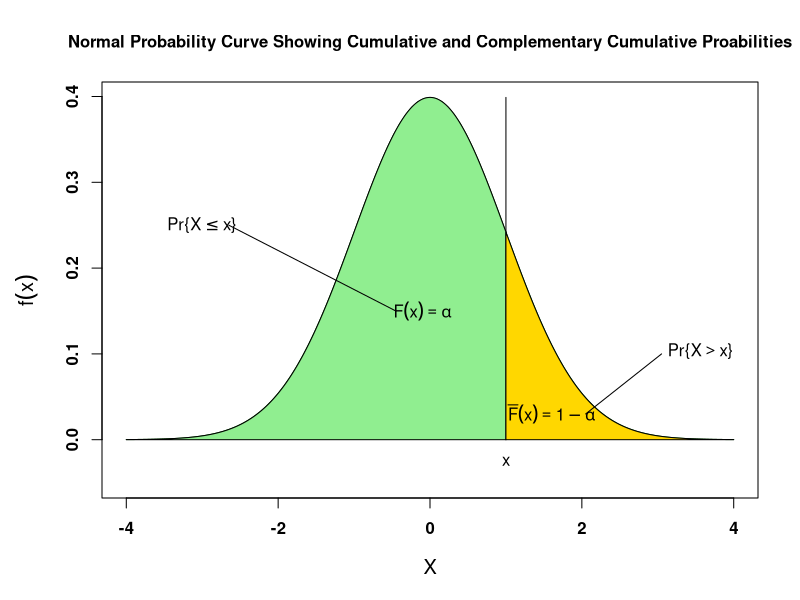
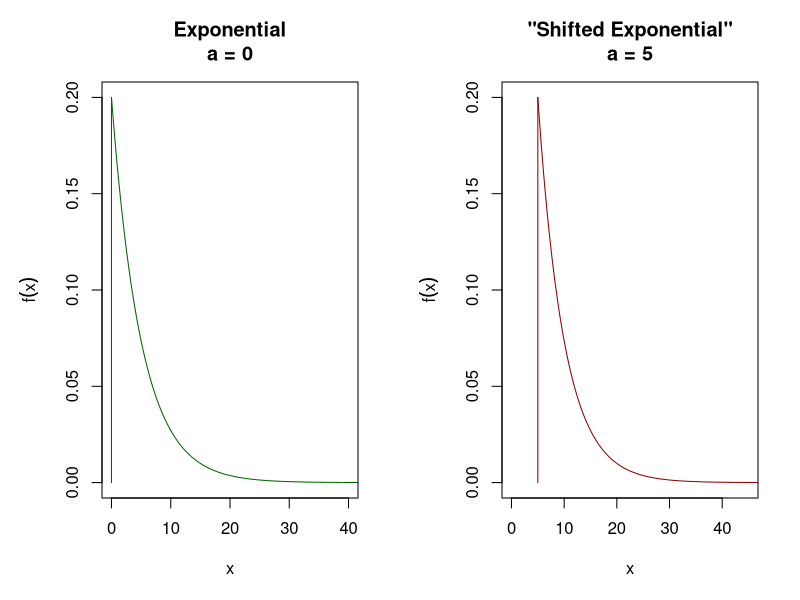

These charts were generated, in order, by the following R code:
## ---- chunk 1
knitr::opts_chunk$set(echo = TRUE)
## ---- chunk 2

temp<-sample(2:10, 7, replace=TRUE)
empp<-round(temp / sum(temp), 4)
empp[length(empp)]<-empp[length(empp)] + (1 - sum(empp))

empx<-sort(sample(5:100, length(empp), replace=FALSE))

i<-1:length(empx)

empdf<-data.frame(i, empx, empp)
colnames(empdf)<-c("i", "x", "$Pr\\{X = x\\}$")

suppressMessages(require(kableExtra))

empdf %>%
  kable("html", escape=F) %>%
  kable_styling(full_width = FALSE)


## ---- chunk 3

margins<-par("mar")
marsave<-margins

margins[2]<-5.1
par(mar=margins,oma=c(0,0,0,0))

x<-1.0

cord.x <- c(-4,seq(-4,x,0.01), x) 
cord.y <- c(0,dnorm(seq(-4,x,0.01)),0)
uppr.x <- c(x, seq(x, 4, 0.01), 4)
uppr.y <- c(0, dnorm(seq(x, 4, 0.01)), 0)
curve(dnorm(x,0,1),
      xlim=c(-4,4),
      ylim=c(-0.05, max(cord.y)),
      main='Normal Probability Curve Showing Cumulative and Complementary Cumulative Proabilities',
      cex.main=1.0,
      cex.lab=1.2,
      font=2,
      ylab=expression(f(x)),
      xlab=expression(X),
      col='darkgreen')


lines(c(x, x), c(0, max(cord.y)))
polygon(cord.x,cord.y,col='lightgreen')
polygon(uppr.x, uppr.y, col='gold')
text(-0.1, 0.15, expression(F(x)==alpha))
text(1.6, 0.03, expression(bar(F)(x)==1-alpha))
text(x, -0.025, "x")
text(-3, 0.25, expression(Pr*"{"*X<=x*"}"))
lines(c(-2.65, -0.45), c(0.25, 0.15))
lines(c(2.05, 3.05), c(0.03, 0.1))
text(3.0, 0.1, expression(Pr*"{"*X>x*"}"),pos=4)

par(mar=marsave)

alpha<-round(pnorm(x),4)
alphacomp<-1-alpha


## ---- chunk 4
mu<-327
sigma<-42.51
x<-307.73

## ---- chunk 5
# set up parameters
mu<-327
sigma<-42.51
x<-307.73

# calculate alpha = Pr{X <= x}
alpha<-pnorm(x, mu, sigma)

# Pr{X > x}
1 - alpha
## ---- chunk 6
lambda<-33.5
one_minus_alpha<-0.75
alpha<-1 - one_minus_alpha
## ---- chunk 7
# assign parameter values
lambda<-33.5
one_minus_alpha<-0.75

# calculate alpha so we can use R's qexp function to find the inverse cumulative probability
alpha<-1 - one_minus_alpha

# now we can find the time (in hours) the manger wants
timehrs<-qexp(alpha, lambda)

# convert the time to minutes as requested by the manager
timemin<-timehrs * 60

timemin

## ---- chunk 8
suppressMessages(require(kableExtra))

fname<-c("d*dist*", "p*dist*", "q*dist*", "r*dist*")
desc<-c("Probability Mass (discrete)<br>Probability Density (continuous)", 
        "Cumulative Probability", 
        "Inverse Cumulative Probability",
        "Random Number from Distribution")
calc<-c("$\\begin{cases}
    m(x) = Pr\\{X = x\\}& \\text{if } discrete \\> distribution\\\\
    f(x)              & \\text{        } \\>\\>\\>continuous \\> distribution
\\end{cases}$",
        "$F(x) = Pr\\{x \\leq x\\}$",
        "$x:Pr\\{x \\leq x\\} = \\alpha$",
        "$x:Pr\\{x \\leq x\\} = U, U \\in \\text{Unif}[0,1]$")

df<-data.frame(fname, desc, calc)
colnames(df)<-c("Function", "Description", "Probabilty Expression")

df %>%
  kable("html", escape=F) %>%
  kable_styling()
## ---- chunk 9
require(kableExtra)

dist<-c("beta", "binom", "exp", "norm", "pois", "unif")
desc<-c("Beta",
        "Binomial",
        "Exponential",
        "Normal (Gaussian)",
        "Poisson",
        "Continuous Uniform")

df<-data.frame(dist, desc)
colnames(df)<-c("Abbreviation", "Distribution")

df %>%
  kable() %>%
  kable_styling(full_width = FALSE)
## ---- chunk 10
par(mfrow=c(1,2))

lambda<-1/5
a<-5

x<-seq(0,100,0.001)

par(mar=c(5.1, 5.1, 4.1, 2.1))
plot(x, dexp(x,lambda),type='l', 
     col='darkgreen', 
     xlim=c(0,40),
     xlab='x', 
     ylab=expression(f(x)),
     main=paste("Exponential\na = 0"))
lines(c(0,0),c(0,max(dexp(x,lambda))), col='darkgreen')
plot(x+a, dexp(x,lambda),
     type='l',
     col='darkred',
     xlim=c(0,45),
     xlab='x',
     ylab=expression(f(x)),
     main=paste('"Shifted Exponential"\na = 5'))
lines(c(5,5),c(0,max(dexp(x,lambda))), col='darkred')

## ---- chunk 11
a<-5
x<-8
lambda<-0.2

pexp(x-a, lambda)
## ---- chunk 12
a<-5
lambda<-0.2
alpha<-0.8

a + qexp(alpha, lambda)
## ---- chunk 13
empdf %>%
  kable("html", escape=F) %>%
  kable_styling(full_width = FALSE)


## ---- chunk 14
#source("C:/Users/Gary/Dropbox/R/prob.r")
xtest<-(empx[3] + empx[4])/2

empcp<-cumsum(empp)
empdf<-cbind(empdf, empcp)
colnames(empdf)[dim(empdf)[2]]<-"$Pr\\{X \\leq x\\}$"

ptest<-(empcp[3] + empcp[4])/2

## ---- chunk 15

empdf %>%
  kable("html", escape=F) %>%
  kable_styling(full_width = FALSE)
